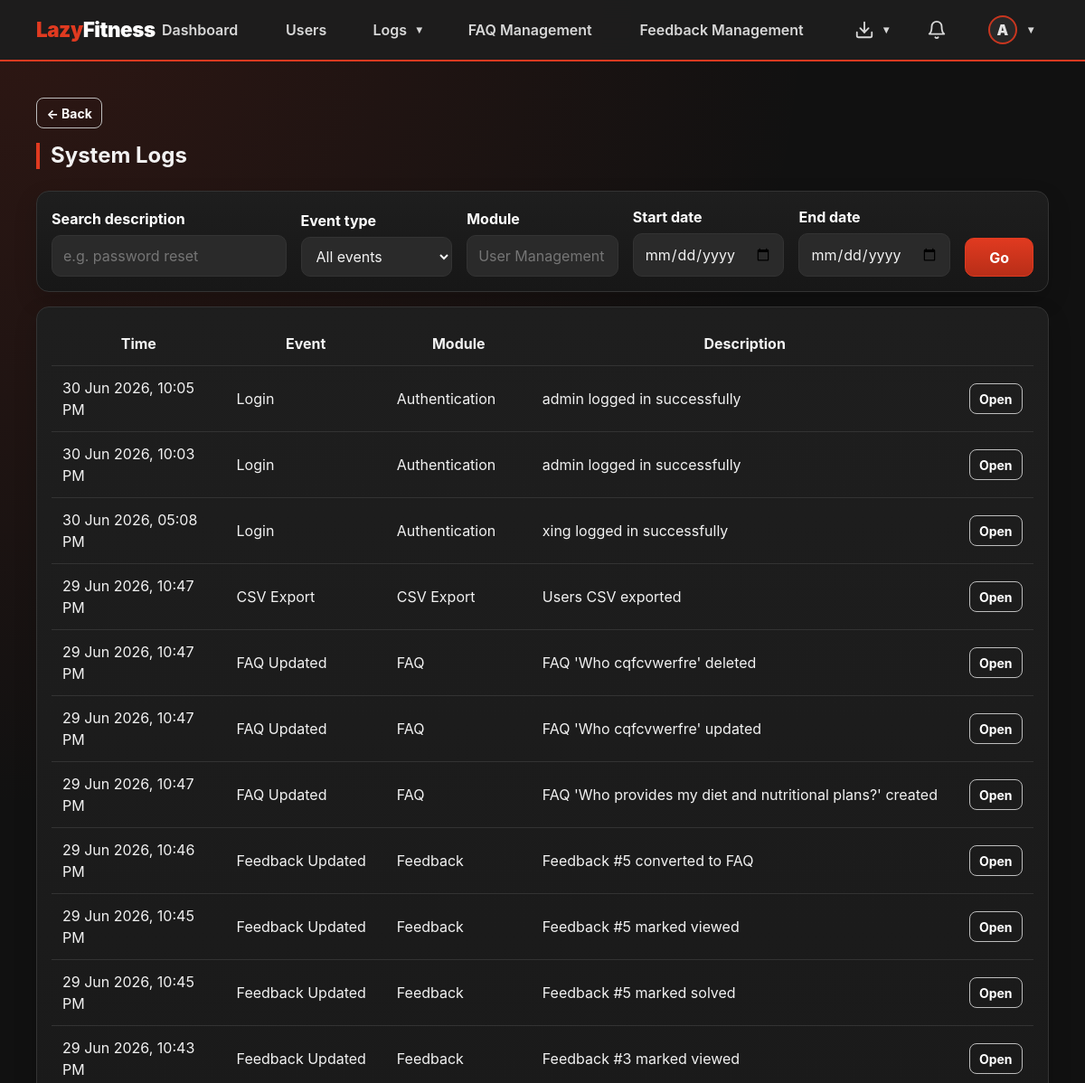
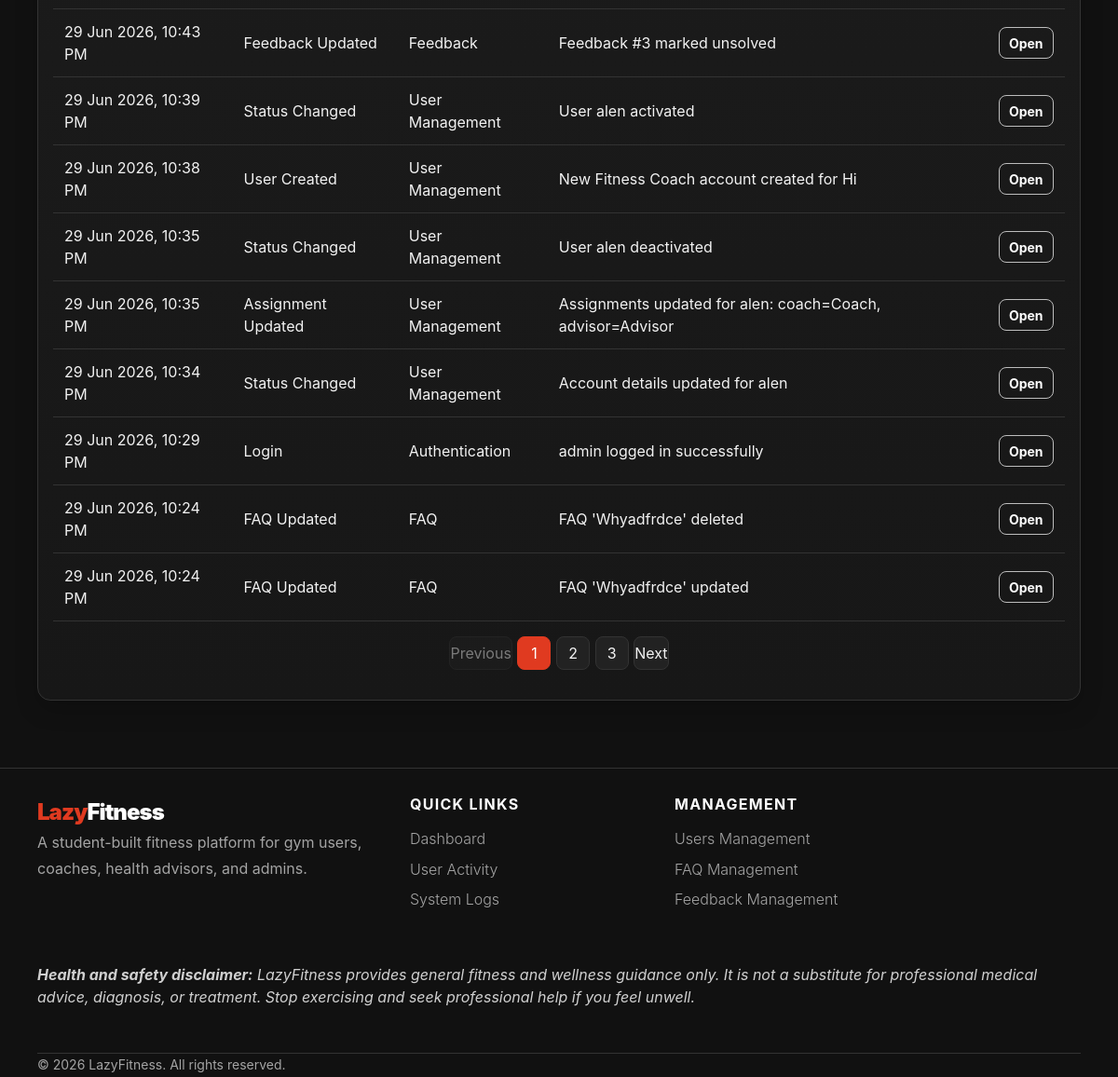
Before: /admin-panel/logs/ (signed in) with the older database file (2 pictures, top to bottom).
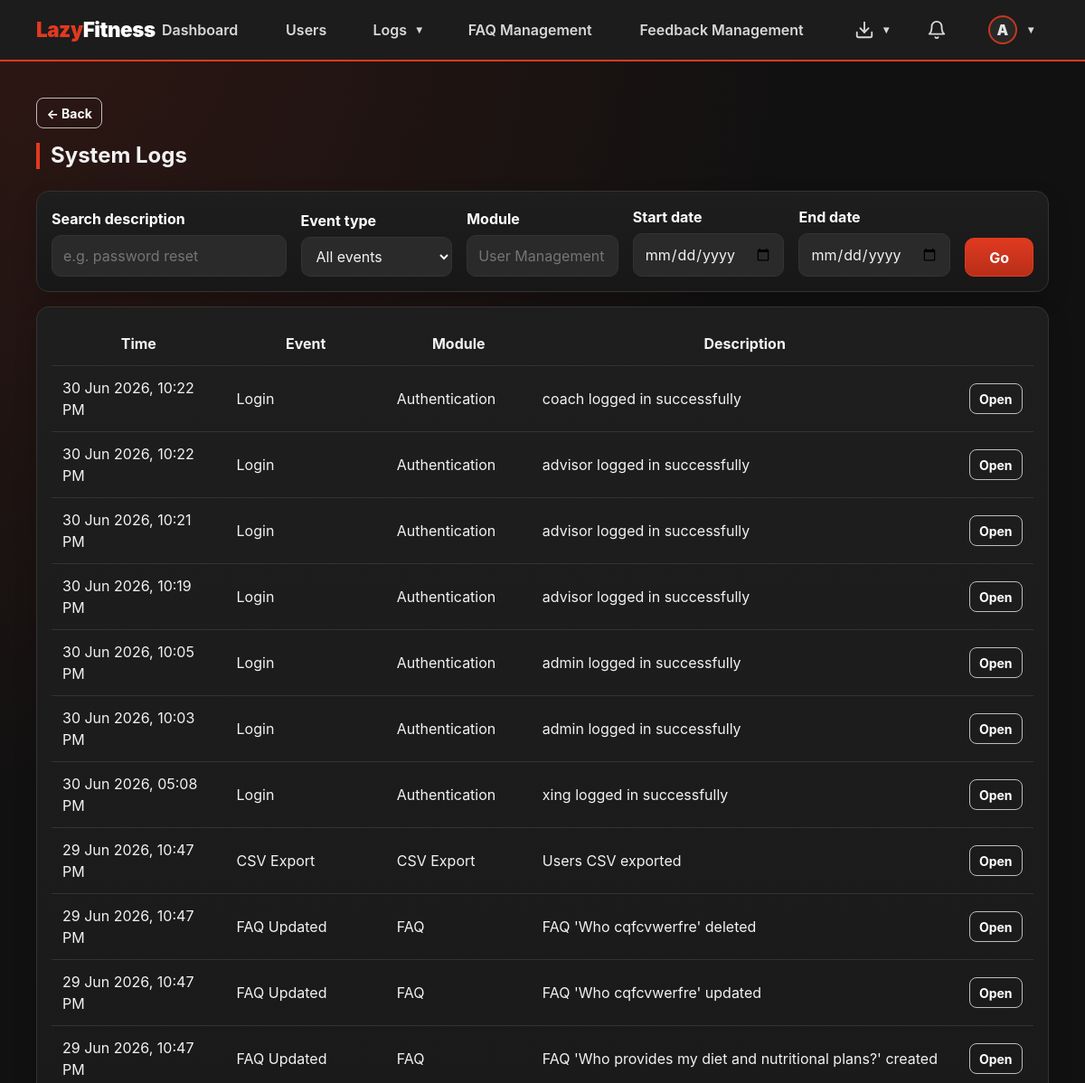
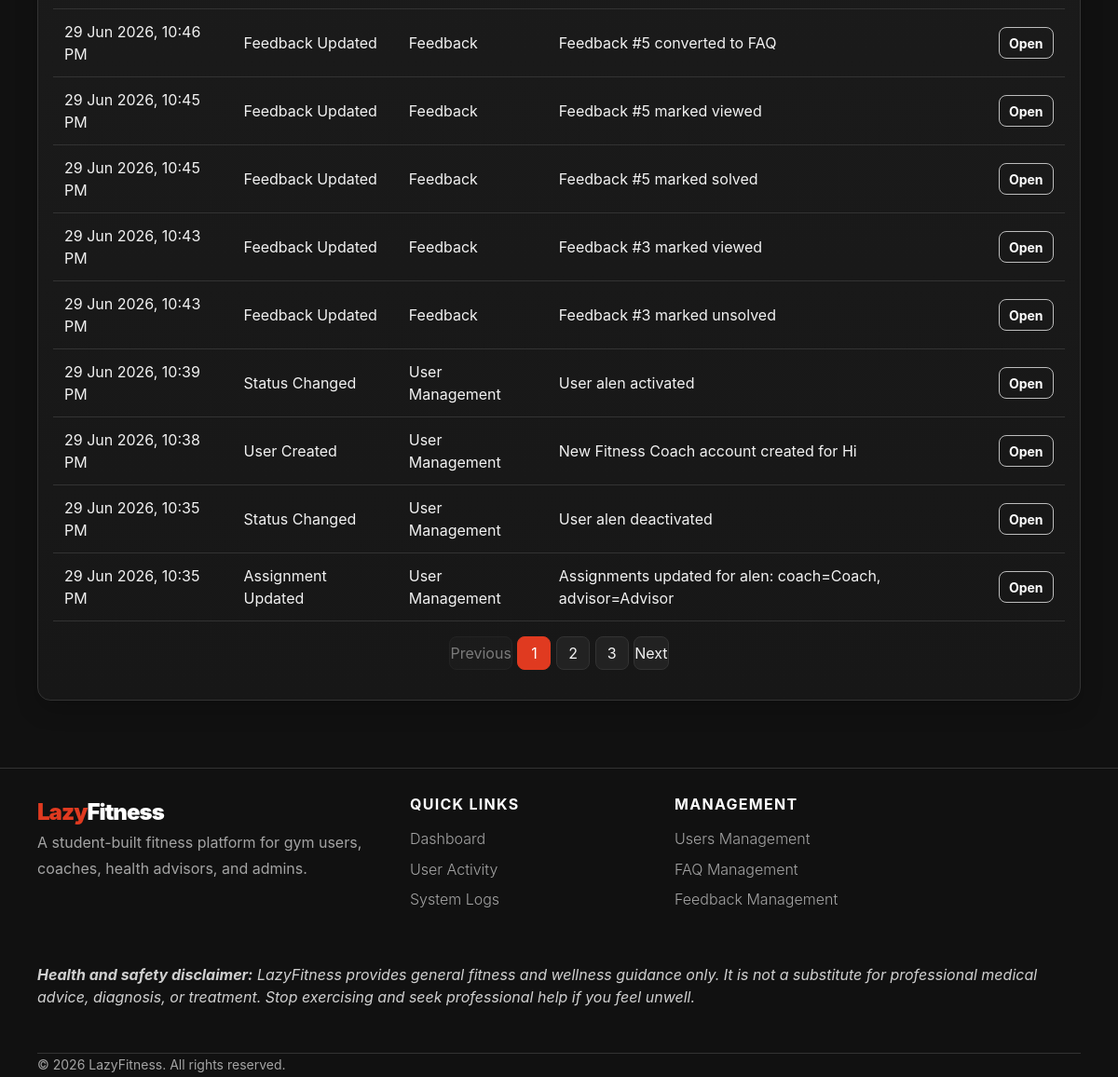
After: the same page with the newer database file (2 pictures, top to bottom).
### apps/admin_panel/models.py (models this page shows, shortened)
class SystemLog(models.Model):
    EVENT_CHOICES = [
        ('user_created', 'User Created'),
        ('user_deleted', 'User Deleted'),
        ('status_changed', 'Status Changed'),
        ('assignment_updated', 'Assignment Updated'),
        ('password_reset', 'Password Reset'),
        ('login', 'Login'),
        ('faq_updated', 'FAQ Updated'),
        ('feedback_updated', 'Feedback Updated'),
        ('export', 'CSV Export'),
    ]
    event = models.CharField(max_length=30, choices=EVENT_CHOICES)
    description = models.TextField()
    performed_by = models.ForeignKey(User, on_delete=models.SET_NULL, null=True, related_name='system_logs')
    timestamp = models.DateTimeField(auto_now_add=True)
    module = models.CharField(max_length=100, blank=True)
    class Meta:
        ordering = ['-timestamp']

### apps/admin_panel/views.py (the view)
# urls.py: path('logs/', views.system_log_list, name='system_log_list'),
@admin_required
def system_log_list(request):
    logs = SystemLog.objects.select_related('performed_by').all()
    event_filter = request.GET.get('event', '')
    module_filter = request.GET.get('module', '').strip()
    search = request.GET.get('q', '').strip()
    start = request.GET.get('start', '')
    end = request.GET.get('end', '')
    if event_filter:
        logs = logs.filter(event=event_filter)
    if module_filter:
        logs = logs.filter(module__icontains=module_filter)
    if search:
        logs = logs.filter(
            Q(description__icontains=search) |
            Q(performed_by__username__icontains=search) |
            Q(performed_by__email__icontains=search)
        )
    if parse_date(start):
        logs = logs.filter(timestamp__date__gte=parse_date(start))
    if parse_date(end):
        logs = logs.filter(timestamp__date__lte=parse_date(end))
    page_obj, page_query = paginate(request, logs, per_page=20)
    return render(request, 'admin_panel/system_log_list.html', {
        'logs': page_obj.object_list,
        'page_obj': page_obj,
        'page_query': page_query,
        'event_choices': SystemLog.EVENT_CHOICES,
        'event_filter': event_filter,
        'module_filter': module_filter,
        'search': search,
        'start': start,
        'end': end
    })

### apps/accounts/models.py (called while the page is built)
    @property
    def display_name(self):
        profile_fields = [
            ('gymuser', 'user_name'),
            ('coach', 'coach_name'),
            ('healthadvisor', 'advisor_name'),
            ('adminprofile', 'admin_name'),
        ]
        for relation, field in profile_fields:
            try:
                profile = getattr(self, relation)
            except Exception:
                profile = None
            value = getattr(profile, field, '') if profile else ''
            if value:
                return value
        return self.username or self.email

    @property
    def avatar_initial(self):
        name = self.display_name or self.username or self.email or '?'
        return name.strip()[:1].upper()

    @property
    def is_gym_user(self):
        return self.role == 'gym_user'

    @property
    def is_coach(self):
        return self.role == 'fitness_coach'

    @property
    def is_health_advisor(self):
        return self.role == 'health_advisor'

    @property
    def is_admin_user(self):
        return self.role == 'admin'

### templates/admin_panel/system_log_list.html (shortened to what this page needs)
{% extends "shared/base.html" %}
{% block content %}
<h2 class="section-title">System Logs</h2>
<div class="card p-3 mb-3">
  <form method="get" class="row g-2 align-items-end">
    <div class="col-md-3"><label class="form-label" for="q">Search description</label><input id="q" class="form-control" name="q" value="{{ search }}" placeholder="e.g. password reset"></div>
    <div class="col-md-2"><label class="form-label" for="event">Event type</label><select id="event" class="form-select" name="event"><option value="">All events</option></select></div>
    <div class="col-md-2"><label class="form-label" for="module">Module</label><input id="module" class="form-control" name="module" value="{{ module_filter }}" placeholder="User Management"></div>
    <div class="col-md-2"><label class="form-label" for="start">Start date</label><input id="start" class="form-control" type="date" name="start" value="{{ start }}"></div>
    <div class="col-md-2"><label class="form-label" for="end">End date</label><input id="end" class="form-control" type="date" name="end" value="{{ end }}"></div>
    <div class="col-md-1"><button class="btn btn-primary w-100">Go</button></div>
  </form>
</div>
<div class="card p-3"><div class="table-responsive"><table class="table table-dark table-hover"><thead><tr><th>Time</th><th>Event</th><th>Module</th><th>Description</th><th></th></tr></thead><tbody>{% for log in logs %}<tr><td>{{ log.timestamp|date:"d M Y, h:i A" }}</td><td>{{ log.get_event_display }}</td><td>{{ log.module|default:"—" }}</td><td>{{ log.description|truncatewords:12 }}</td><td><a class="btn btn-sm btn-outline-light" href="{% url 'admin_panel:system_log_detail' log.id %}">Open</a></td></tr>{% empty %}<tr><td colspan="5" class="text-center text-secondary">No logs found.</td></tr>{% endfor %}</tbody></table></div>{% include 'shared/pagination.html' %}</div>
{% endblock %}

Changed rows visible on the page:
no longer on this page (row unchanged): SystemLog: timestamp "29 Jun 2026, 10:34 PM", event "Status Changed", module "User Management", description "Account details updated for alen"
no longer on this page (row unchanged): SystemLog: timestamp "29 Jun 2026, 10:29 PM", event "Login", module "Authentication", description "admin logged in successfully"
no longer on this page (row unchanged): SystemLog: timestamp "29 Jun 2026, 10:24 PM", event "FAQ Updated", module "FAQ", description "FAQ 'Whyadfrdce' deleted"
no longer on this page (row unchanged): SystemLog: timestamp "29 Jun 2026, 10:24 PM", event "FAQ Updated", module "FAQ", description "FAQ 'Whyadfrdce' updated"
added SystemLog: timestamp "30 Jun 2026, 10:22 PM", event "Login", module "Authentication", description "coach logged in successfully"
added SystemLog: timestamp "30 Jun 2026, 10:22 PM", event "Login", module "Authentication", description "advisor logged in successfully"
added SystemLog: timestamp "30 Jun 2026, 10:21 PM", event "Login", module "Authentication", description "advisor logged in successfully"
added SystemLog: timestamp "30 Jun 2026, 10:19 PM", event "Login", module "Authentication", description "advisor logged in successfully"
